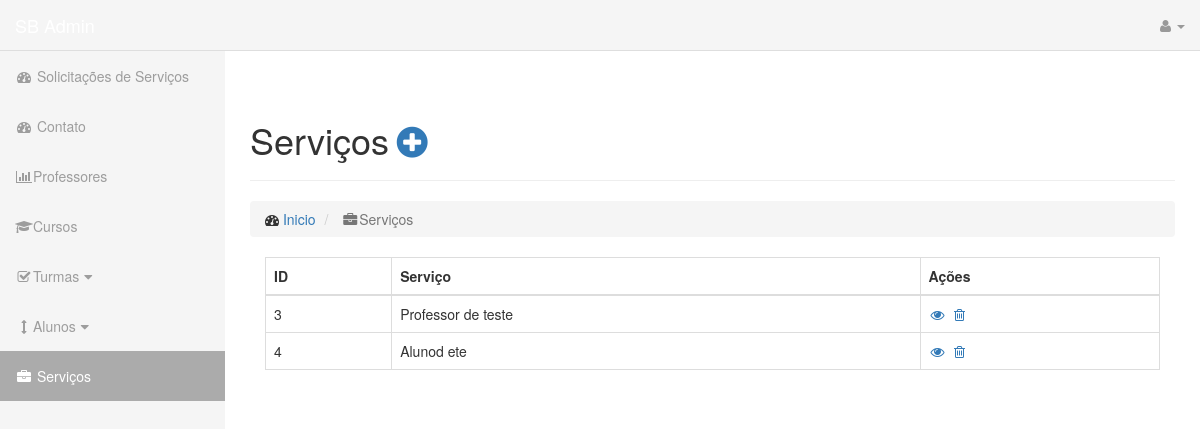
The app's page /adm/servico.php (signed in) with its own data.
### tables this page shows
CREATE TABLE `tb_servico` (
  `idtb_servico` int(11) NOT NULL,
  `nome` varchar(45) DEFAULT NULL,
  `descricao` varchar(300) DEFAULT NULL,
  `img` varchar(45) DEFAULT NULL
);

### adm/servico.php (the view, shortened to what this page needs)
<?php
include "../config/seguranca.php";
?>
<!DOCTYPE html>
<html lang="pt-br">
<head>
	<link rel="stylesheet" href="../css/bootstrap.min.css">
	<link href="../css/sb-admin.css" rel="stylesheet">
	<link href="../font-awesome/css/font-awesome.min.css" rel="stylesheet" type="text/css">
</head>
<body>
	<div id="wrapper">
		<nav class="navbar navbar-inverse navbar-fixed-top" role="navigation">
			<div class="navbar-header">
				<a class="navbar-brand" href="">SB Admin</a>
			</div>
			<ul class="nav navbar-right top-nav">
				<li class="dropdown">
					<a href="#" class="dropdown-toggle" data-toggle="dropdown"><i class="fa fa-user"></i> <b class="caret"></b></a>
				</li>
			</ul>
			<div class="collapse navbar-collapse navbar-ex1-collapse">
				<ul class="nav navbar-nav side-nav">
					<li>
						<a href="index.php"><i class="fa fa-fw fa-dashboard"></i> Solicitações de Serviços</a>
					</li>
					<li>
						<a href="index.php"><i class="fa fa-fw fa-dashboard"></i> Contato</a>
					</li>
					<li>
						<a href="professor.php"><i class="fa fa-fw fa-bar-chart-o"></i>Professores</a>
					</li>
					<li>
						<a href="curso.php"><i class="fa fa-fw fa-graduation-cap"></i>Cursos</a>
					</li>
					<li>
						<a href="javascript:;" data-toggle="collapse" data-target="#dem"><i class="fa fa-fw fa-check-square-o"></i>Turmas<i class="fa fa-fw fa-caret-down"></i></a>
					</li>
					<li>
						<a href="javascript:;" data-toggle="collapse" data-target="#demo"><i class="fa fa-fw fa-arrows-v"></i>Alunos<i class="fa fa-fw fa-caret-down"></i></a>
					</li>
					<li  class="active">
						<a href="servico.php"><i class="fa fa-fw fa-briefcase"></i> Serviços</a>
					</li>
				</ul>
			</div>
		</nav>
		<div id="page-wrapper">
			<div class="container-fluid">
				<div class="row">
					<div class="col-lg-12">
						<div class="page-header">
							<div class="row">
								<div class="col-sm-12 col-md-9">
									<h1>
										Serviços<a href="" data-toggle="modal" data-target="#servico" title="Cadastrar Novo Serviço"><i class="fa fa-fw fa-plus-circle"></i></a>
									</h1>
								</div>
							</div>
						</div>
						<ol class="breadcrumb">
							<li>
								<i class="fa fa-dashboard"></i>  <a href="index.php">Inicio</a>
							</li>
							<li class="active">
								<i class="fa fa-fw fa-briefcase"></i>Serviços
							</li>
						</ol>
					</div>
					<div class="col-lg-12">
						<div class="col-sm-12 col-md-12">
							<div class="table-responsive">
								<table class="table table-bordered table-hover ">
									<thead>
										<tr>
											<th>ID</th>
											<th>Serviço</th>
											<th>Ações</th>
										</tr>
									</thead>
									<tbody>
										<tr>
											<?php
											$sql = $mysqli->query("SELECT *FROM tb_servico ORDER BY idtb_servico ASC") or die($mysqli->error);
											while ($ln = $sql->fetch_assoc()) {?>
												<td><?php echo $ln['idtb_servico']; ?></td>
												<td><?php echo $ln['nome']; ?></td>
												<td>
													<a href='' data-toggle='modal' data-target="#mymodal_servico<?php echo $ln['idtb_servico'];?>"><i class="fa fa-fw fa-eye"></i></a>
													<a href='' data-toggle='modal' data-target="#delete<?php echo $ln['idtb_servico']; ?>"><i class="fa fa-fw fa-trash-o"></i></a>
												</td>
											</tr>
										<?php } ?>
									</tbody>
								</table>
							</div>
						</div>
					</div>
				</div>
			</div>
		</div>
	</div>
</body>
</html

### css/sb-admin.css (style rules this page uses)
body { margin-top: 100px;; }
@media (min-width:768px) { body { margin-top: 50px; } }
.navbar-inverse .navbar-nav>.active>a, .navbar-inverse .navbar-nav>.active>a:focus, .navbar-inverse .navbar-nav>.active>a:hover { background: #ababab!important; }
.active>a,.top-nav>li>a:hover, .top-nav>li>a:focus, .top-nav>.open>a, .top-nav>.open>a:hover, .top-nav>.open>a:focus, { background: #ababab!important; }
.navbar-inverse .navbar-nav>li>a { background: #f5f5f5!important }
.navbar-inverse { background: #f5f5f5!important; border-color: #dedede!important; }
#wrapper { padding-left: 0; }
#page-wrapper { width: 100%; padding: 0; background-color: #fff; }
@media (min-width:768px) { #wrapper { padding-left: 225px; } }
@media (min-width:768px) { #page-wrapper { padding: 10px; } }
.top-nav { padding: 0 15px; }
.top-nav>li { display: inline-block; float: left; }
.top-nav>li>a { padding-top: 15px; padding-bottom: 15px; line-height: 20px; color: #999; }
@media (min-width:768px) { .side-nav { position: fixed; top: 51px; left: 225px; width: 225px; margin-left: -225px; border: none; border-radius: 0; overflow-y: auto; background-color: #f5f5f5!important; bottom: 0; overflow-x: hidden; padding-bottom: 40px; } }
@media (min-width:768px) { .side-nav>li>a { width: 225px; } }

### records on screen
tb_servico: idtb_servico "3", nome "Professor de teste"
tb_servico: idtb_servico "4", nome "Alunod ete"
